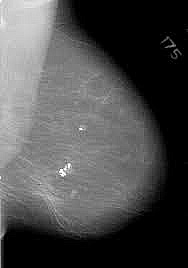
#> input picture lmam1.jpg, 188 x 268 px
$ jupyter execute --allow-errors Enhancement.ipynb   (older library calls are emulated)
#> lines starting #> are read from the running program, lines starting #| are printed output that depends on the picture; long printed decimals are rounded
[cell 1]
import numpy as np
import matplotlib.pyplot as plt
import scipy.misc
import scipy.ndimage.filters
import cv2

# Function for plotting abs:
pic_num       = 1
def show_abs(I, plot_title, pic_num):
    plt.figure(pic_num)
    plt.title(plot_title)
    plt.tight_layout()
    plt.axis('off')
    plt.imshow(abs(I), plt.cm.gray)
    return pic_num+1

# Reading of the image into numpy array:
A0           = scipy.misc.imread('lmam1.jpg', flatten=True)
#> A0: shape (268, 188) float32; min 0, max 255, mean 76
# Map values to the (0, 255) range:
A0           = (A0 - np.amin(A0))*255.0 /(np.amax(A0)-np.amin(A0))

# Kernel for negative Laplacian:
kernel      = np.ones((3,3))*(-1)
kernel[1,1] = 8

# Convolution of the image with the kernel:
Lap        = scipy.ndimage.filters.convolve(A0, kernel)
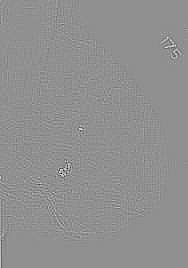
#> Lap: shape (268, 188) float32; min -947, max 722, mean 0; drawn with min black and max white

#Map Laplacian to some new range:
ShF         = 100                   #Sharpening factor!
Laps        = Lap*ShF/np.amax(Lap)

# Add negative Laplacian to the original image:
A           = A0 + Laps
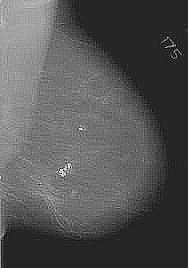
#> A: shape (268, 188) float32; min -62.33, max 355, mean 76; drawn with min black and max white
# Set negative values to 0, values over 255 to 255:
A = np.clip(A, 0, 255)

# Image the result:
pic_num = show_abs(Laps, 'Scaled Laplacian', pic_num)
#> pic_num = 2
pic_num = show_abs(A, 'Sharpened image', pic_num)
#> pic_num = 3
plt.show()
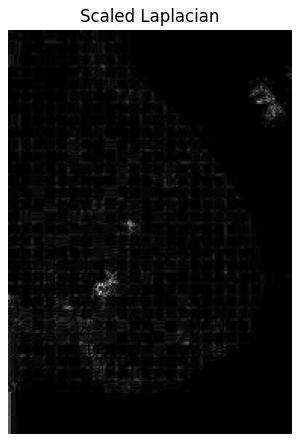
#> figure drawn by matplotlib, 1 panel

#> (the rest of this cell did not finish here and is left out)

[cell 2]
import numpy as np
import matplotlib.pyplot as plt
import matplotlib.cm as cm
import scipy.misc
import scipy.ndimage.filters
import cv2

#Function for plotting abs:
pic_n       = 1
def show_abs(I, plot_title):
    plt.title(plot_title)
    plt.tight_layout()
    plt.axis('off')
    plt.imshow(abs(I), cm.gray)

#Reading of the image into numpy array:
A0           = scipy.misc.imread('mam4.jpg', flatten=True)
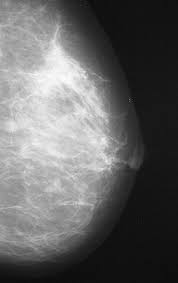
#> input picture mam4.jpg, 178 x 283 px
#> A0: shape (283, 178) float32; min 12, max 254, mean 100.3
A0          -= np.amin(A0)#map values to the (0, 255) range
A0          *= 255.0/np.amax(A0)
print('Img         ', np.amax(A0), np.amin(A0))
#| Img          255.000 0.0
# >>> Img          255.0 0.0

#Kernel for negative Laplacian
kernel      = np.ones((3,3))*(-1)
kernel[1,1] = 8

#Convolution of the image with the kernel:
Lap        = scipy.ndimage.filters.convolve(A0, kernel)
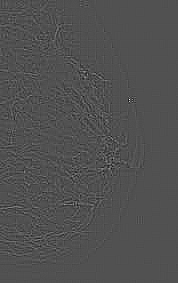
#> Lap: shape (283, 178) float32; min -253.9, max 544.8, mean 0; drawn with min black and max white

#Laplacian now has negative values
print('Original Lap', np.amax(Lap), np.amin(Lap))
#| Original Lap 544.773 -253.946
# >>> Original Lap 1151.0 -1166.0

#Map Laplacian to some new range:
Laps        = Lap*100.0/np.amax(Lap) #Sharpening factor
#> Laps: shape (283, 178) float32
print('Scaled Lap  ', np.amax(Laps), np.amin(Laps))
#| Scaled Lap   100.0 -46.615
# >>> Scaled Lap   100.0 -101.303

plt.figure(pic_n)
pic_n += 1
plt.subplot(1,2,1)
show_abs(Lap, 'Laplacian')
plt.subplot(1,2,2)
show_abs(Laps, 'Scaled Laplacian')

A           = A0 + Laps #Add negative Laplacian to the original image
#> A: shape (283, 178) float32

print('SharpImg    ', np.amax(A), np.amin(A))
#| SharpImg     273.0636 -24.005
# >>> SharpImg     350.917 -81.06

A = abs(A) #Get rid of negative values
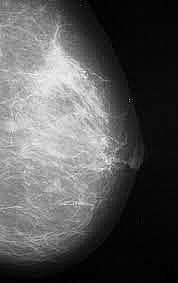
#> A: shape (283, 178) float32; min 0.00571, max 273.1, mean 93.1; drawn with min black and max white
print('SharpImg abs', np.amax(A), np.amin(A))
#| SharpImg abs 273.0636 0.005714

A           *= 255.0/np.amax(A)
print('SharpImg after scaling', np.amax(A), np.amin(A))
#| SharpImg after scaling 255.0 0.005336
# >>> SharpImg abs 350.917 0.0

# Local Histogram Equalization with OpenCV:
A_cv2       = A
A_cv2       = A_cv2.astype(np.uint8)

tile_s0     = 8
tile_s1     = 8

clahe       = cv2.createCLAHE(clipLimit=1, tileGridSize=(tile_s0,tile_s1))
A_cv2       = clahe.apply(A_cv2)
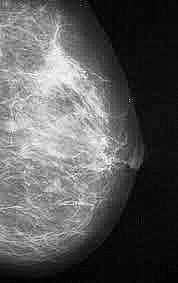
#> A_cv2: shape (283, 178); min 1, max 255, mean 89.8

plt.figure(pic_n)
pic_n += 1
plt.subplot(2,1,1)
plt.hist(A_cv2)
plt.title('Original Histogram')
plt.subplot(2,1,2)
print("\n")
plt.hist(A_cv2)
plt.title('Locally Equalized Histogram')

plt.figure(pic_n)
pic_n += 1
plt.subplot(1,3,1)
show_abs(A0, 'Original image')
plt.subplot(1,3,2)
show_abs(A, 'Laplacian filtered img')
plt.subplot(1,3,3)
show_abs(A_cv2, 'Local Hist equalized img')
plt.show()
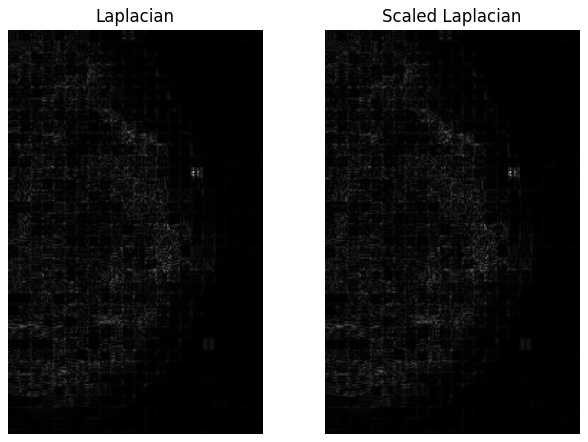
#> figure drawn by matplotlib, 2 panels
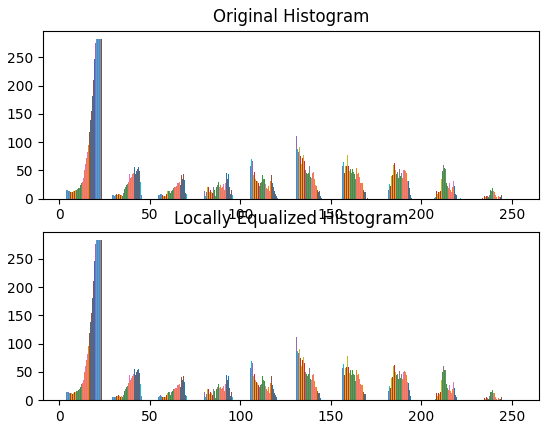
#> figure drawn by matplotlib, 2 panels; panel 1: tallest bar 94 high, from x = 130.5 to 130.7; panel 1: tallest bar 117 high, from x = 130.7 to 130.8; panel 1: tallest bar 111 high, from x = 130.8 to 130.9; panel 2: tallest bar 94 high, from x = 130.5 to 130.7

#cv.imwrite('lap4.jpg',A)
#cv.imwrite('h4.jpg',A_cv2)
